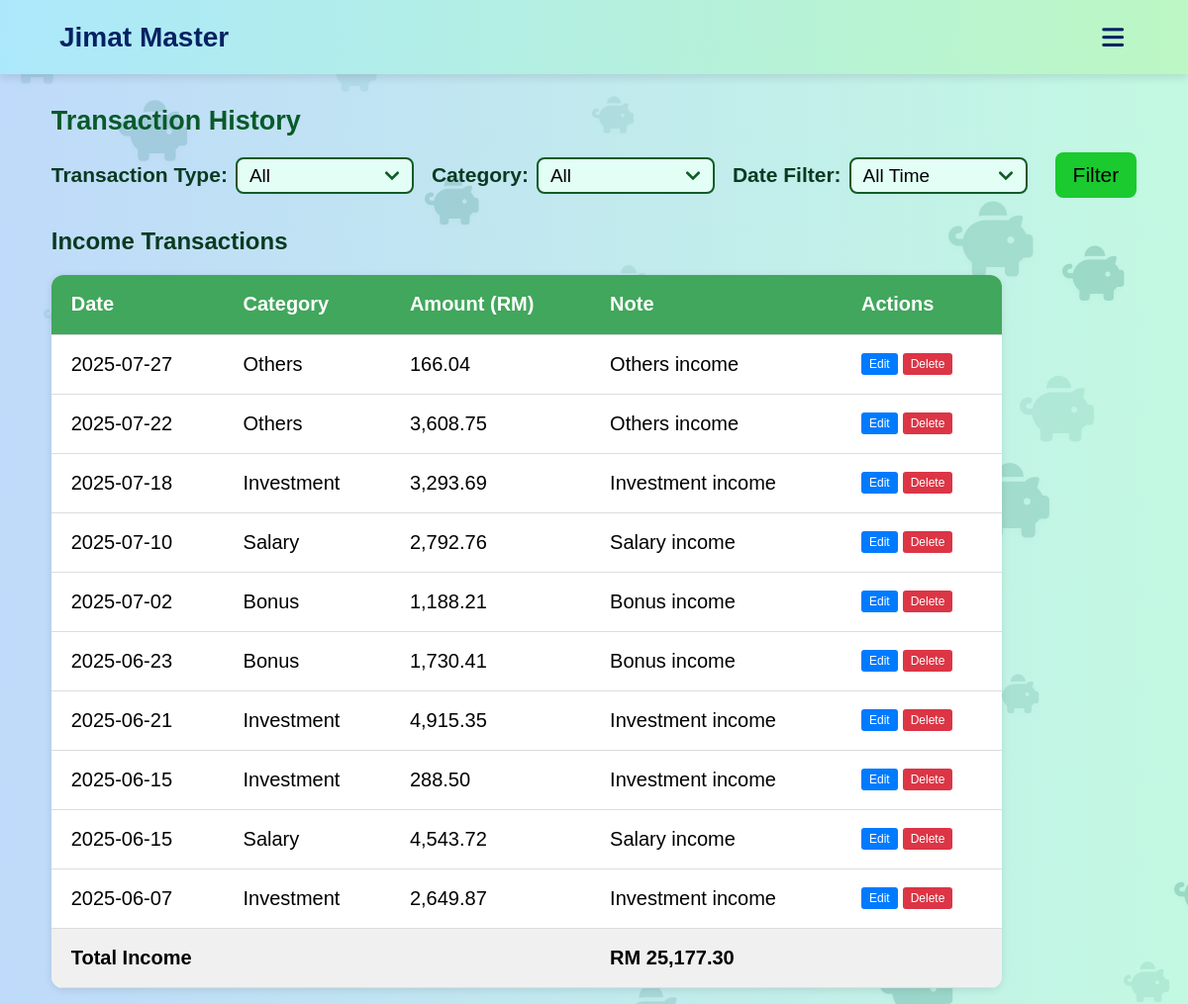
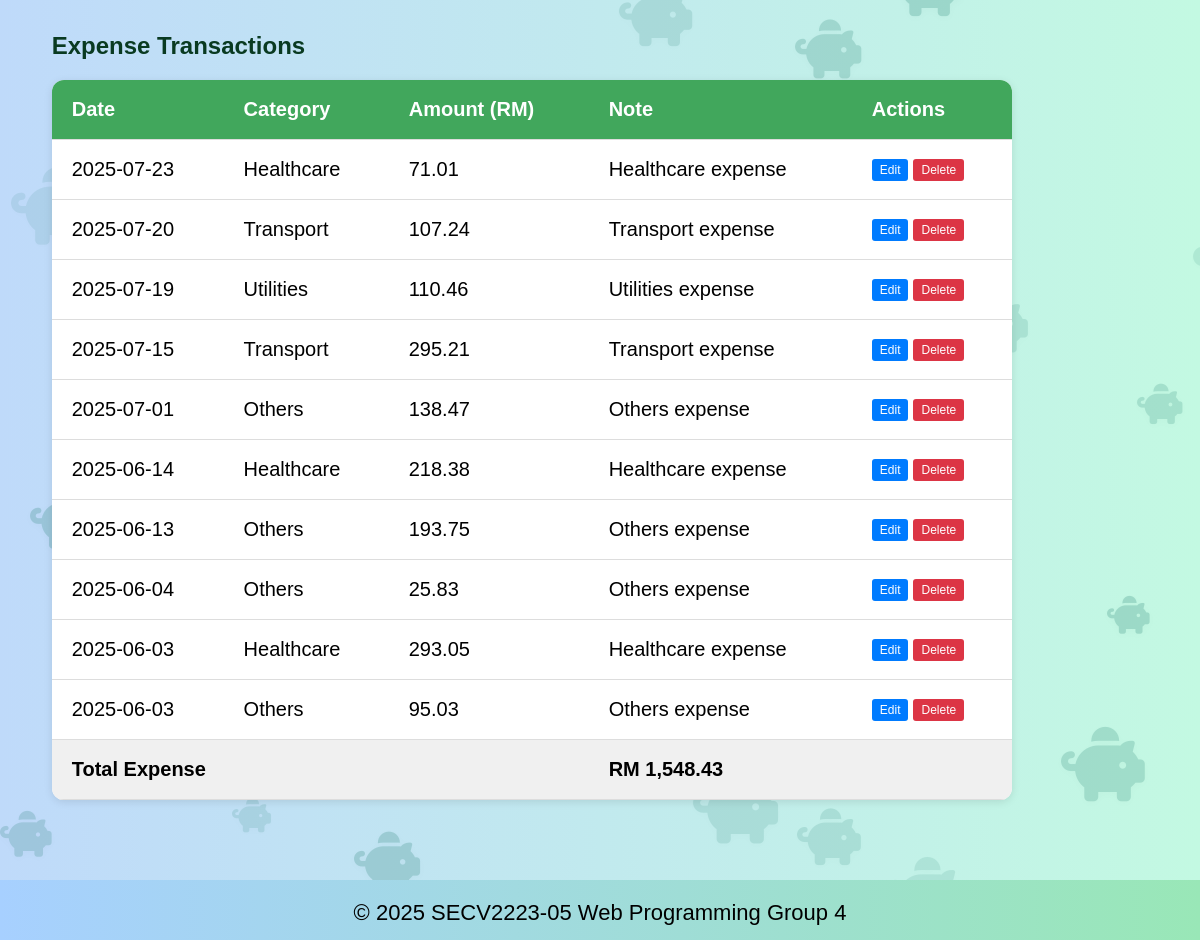
Screenshot of /overview.php (signed in) with the database file from the repository (2 pictures, top to bottom).
### tables this page shows
CREATE TABLE IF NOT EXISTS transactions (
    transaction_id INT AUTO_INCREMENT PRIMARY KEY,
    user_id INT NOT NULL,
    category_id INT NOT NULL,
    type ENUM('income', 'expense') NOT NULL,
    amount DECIMAL(10,2) NOT NULL,
    note TEXT,
    date DATE,
    FOREIGN KEY (user_id) REFERENCES users(user_id) ON DELETE CASCADE,
    FOREIGN KEY (category_id) REFERENCES categories(category_id) ON DELETE CASCADE
);

CREATE TABLE IF NOT EXISTS categories (
    category_id INT AUTO_INCREMENT PRIMARY KEY,
    name VARCHAR(50) NOT NULL,
    type VARCHAR(50) NOT NULL  
);

### overview.php (the view, shortened to what this page needs)
<!DOCTYPE html>
<html lang="en">
<head>
    <link rel="stylesheet" href="style.css">
    <link rel="stylesheet" href="https://cdnjs.cloudflare.com/ajax/libs/font-awesome/6.1.0/css/all.min.css">
</head>
<body>
    <div id="piggy-bg"></div>
    <div class="piggy-container" aria-hidden="true"></div>
    <?php
    include 'includes/db.php';
    $user_id = $_SESSION['user_id'];
    ?>
    <header>
        <nav aria-label="Main Navigation">
            <div class="headername">Jimat Master</div>
            <i class="fa-solid fa-bars" id="menuicon"></i>
        </nav>
    </header>
    <main class="overviewmain">
        <section id="overview">
            <h2>Transaction History</h2>
            <form method="GET" action="overview.php">
                <div class="filtergroup">
                    <label for="transactionType">Transaction Type:</label>
                    <select id="OtransactionType" name="type" onchange="this.form.submit()" required>
                        <?php
                        $selectedType = isset($_GET['type']) ? $_GET['type'] : 'all';
                        ?>
                        <option value="all" <?php echo ($selectedType == 'all') ? 'selected' : ''; ?>>All</option>
                    </select>
                </div>
                <div class="filtergroup">
                    <label for="category">Category:</label>
                    <select name="category" id="Ocategory">
                        <option value="">All</option>
                    </select>
                </div>
                <div class="filtergroup">
                    <label for="date_filter">Date Filter:</label>
                    <select name="date_filter" id="Odate_filter">
                        <option value="" <?php echo (!isset($_GET['date_filter']) || $_GET['date_filter'] == '') ? 'selected' : ''; ?>>All Time</option>
                    </select>
                </div>
                <div class="filtergroup">
                    <button type="submit" class="filterbtn">Filter</button>
                </div>
            </form>
            <?php
            $selectedType = isset($_GET['type']) ? $_GET['type'] : 'all';
            if ($selectedType === 'all') {
                $transactionTypes = ['income', 'expense'];
                foreach ($transactionTypes as $currentType) {
                    echo "<h3>" . ucfirst($currentType) . " Transactions</h3>";
                    echo "<table>";
                    echo "<thead>
                            <tr>
                                <th>Date</th>
                                <th>Category</th>
                                <th>Amount (RM)</th>
                                <th>Note</th>
                                <th>Actions</th>
                            </tr>
                          </thead>";
                    echo "<tbody>";
                    $sql = "SELECT t.*, c.name AS category_name FROM transactions t
                            JOIN categories c ON t.category_id = c.category_id
                            WHERE t.user_id = ? AND t.type = ?";
                    $params = [$user_id, $currentType];
                    $types = "is";
                    $sql .= " ORDER BY t.date DESC, t.transaction_id DESC";
                    $stmt = $conn->prepare($sql);
                    if ($stmt) {
                        $stmt->bind_param($types, ...$params);
                        $stmt->execute();
                        $result = $stmt->get_result();
                        if ($result->num_rows > 0) {
                            $total = 0;
                            while ($row = $result->fetch_assoc()) {
                                $total += $row['amount'];
                                echo "<tr id='row-{$row['transaction_id']}'>
                                        <td class='date-cell'>" . htmlspecialchars($row['date']) . "</td>
                                        <td class='category-cell' data-category-id='" . htmlspecialchars($row['category_id']) . "'>" . htmlspecialchars($row['category_name']) . "</td>
                                        <td class='amount-cell'>" . number_format($row['amount'], 2) . "</td>
                                        <td class='note-cell'>" . htmlspecialchars($row['note']) . "</td>
                                        <td class='action-cell'>
                                            <div class='action-buttons'>
                                                <button class='btn-edit' onclick='editTransaction({$row['transaction_id']})'>Edit</button>
                                                <button class='btn-delete' onclick='deleteTransaction({$row['transaction_id']})'>Delete</button>
                                            </div>
                                        </td>
                                      </tr>";
                            }
                            echo "<tr style='font-weight: bold; background-color: #f0f0f0;'>
                                    <td colspan='3'>Total " . ucfirst($currentType) . "</td>
                                    <td>RM " . number_format($total, 2) . "</td>
                                    <td></td>
                                  </tr>";
                        } else {
                            echo "<tr><td colspan='5' style='text-align: center; padding: 20px;'>No " . $currentType . " transactions found.</td></tr>";
                        }
                    } else {
                        echo "<tr><td colspan='5' style='text-align: center; padding: 20px; color: red;'>Error preparing query: " . htmlspecialchars($conn->error) . "</td></tr>";
                    }
                    echo "</tbody>";
                    echo "</table>";
                    echo "<br>";
                }
            }
            ?>
        </section>
    </main>
    <footer>
        <div class="footercontainer">
            <p>
                <span class="footeryear">&copy; <span id="current-year"></span> SECV2223-05</span>
                <span class="footergroup">Web Programming Group 4</span>
            </p>
        </div>
    </footer>
</body>
</html>

### rows the page displays
transactions: date "2025-07-27", category.name "Others", amount "166.04", note "Others income"
transactions: date "2025-07-22", category.name "Others", amount "3,608.75", note "Others income"
transactions: date "2025-07-18", category.name "Investment", amount "3,293.69", note "Investment income"
transactions: date "2025-07-10", category.name "Salary", amount "2,792.76", note "Salary income"
transactions: date "2025-07-02", category.name "Bonus", amount "1,188.21", note "Bonus income"
transactions: date "2025-06-23", category.name "Bonus", amount "1,730.41", note "Bonus income"
transactions: date "2025-06-21", category.name "Investment", amount "4,915.35", note "Investment income"
transactions: date "2025-06-15", category.name "Investment", amount "288.50", note "Investment income"
transactions: date "2025-06-15", category.name "Salary", amount "4,543.72", note "Salary income"
transactions: date "2025-06-07", category.name "Investment", amount "2,649.87", note "Investment income"
transactions: date "2025-07-23", category.name "Healthcare", amount "71.01", note "Healthcare expense"
transactions: date "2025-07-20", category.name "Transport", amount "107.24", note "Transport expense"
transactions: date "2025-07-19", category.name "Utilities", amount "110.46", note "Utilities expense"
transactions: date "2025-07-15", category.name "Transport", amount "295.21", note "Transport expense"
transactions: date "2025-07-01", category.name "Others", amount "138.47", note "Others expense"
transactions: date "2025-06-14", category.name "Healthcare", amount "218.38", note "Healthcare expense"
transactions: date "2025-06-13", category.name "Others", amount "193.75", note "Others expense"
transactions: date "2025-06-04", category.name "Others", amount "25.83", note "Others expense"
transactions: date "2025-06-03", category.name "Healthcare", amount "293.05", note "Healthcare expense"
transactions: date "2025-06-03", category.name "Others", amount "95.03", note "Others expense"

### other values shown
$currentType "Income"
$total "25,177.30"
$currentType "Expense"
$total "1,548.43"
